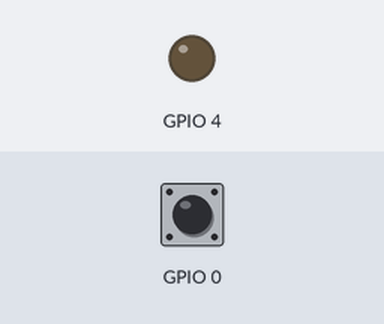
A sketch run on a simulated ESP32. Shown: output pins drawn as LEDs (lit = HIGH). The inputs (shaded band) are chosen by the test bench; at power-on: GPIO 0 HIGH. What the sketch prints to the serial monitor is not drawn.

Above: at 1.2 s.
1.3 s: GPIO 0 pulled LOW for 0.15 s
At 1.37 s:
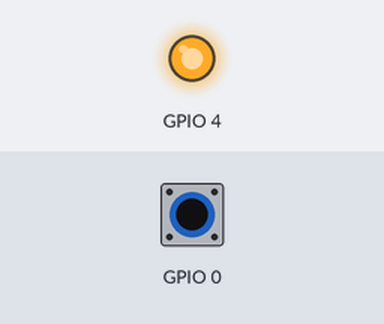
2.9 s: GPIO 0 pulled LOW for 3.2 s
At 6.6 s:
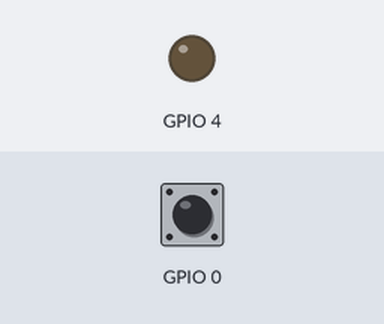
Timing chart, 0 to 8.1 s (numbered marks = the images above; inputs shaded):
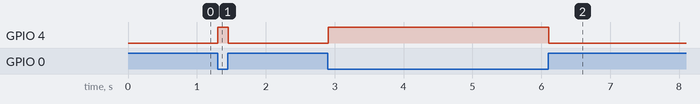

Measured:
- after the input at 1.3 s, GPIO 4: LOW → HIGH at once, → LOW 0.15 s later
- after the input at 2.9 s, GPIO 4: LOW → HIGH at once, → LOW 3.2 s later

The sketch:

30_Buzzer_Button_ESP32.ino
```cpp
void setup() {
  Serial.begin(9600);
  pinMode(0, INPUT_PULLUP);
  pinMode(4, OUTPUT);
}

void loop() {
  int pushed = digitalRead(0);
  Serial.println(pushed);
  if (pushed == LOW){
    digitalWrite(4, HIGH);
  }
  else{
    digitalWrite(4, LOW);
  }
}
```
